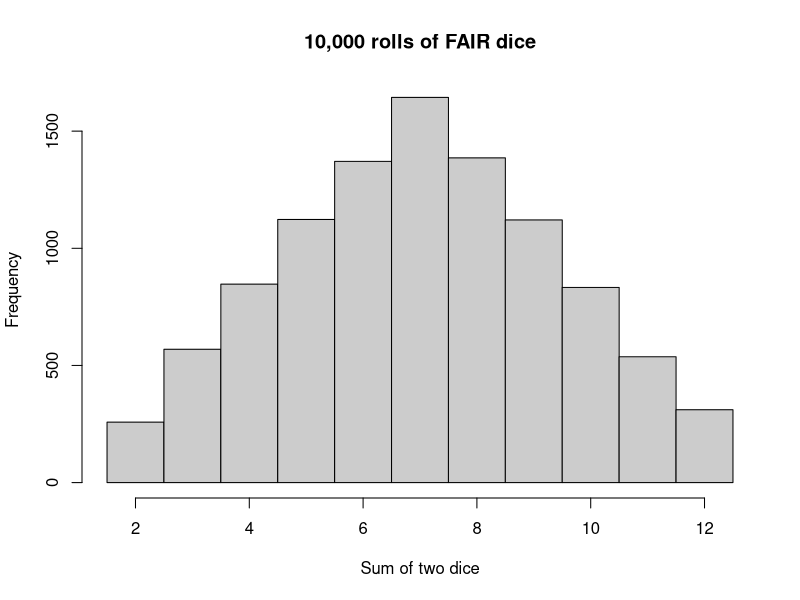
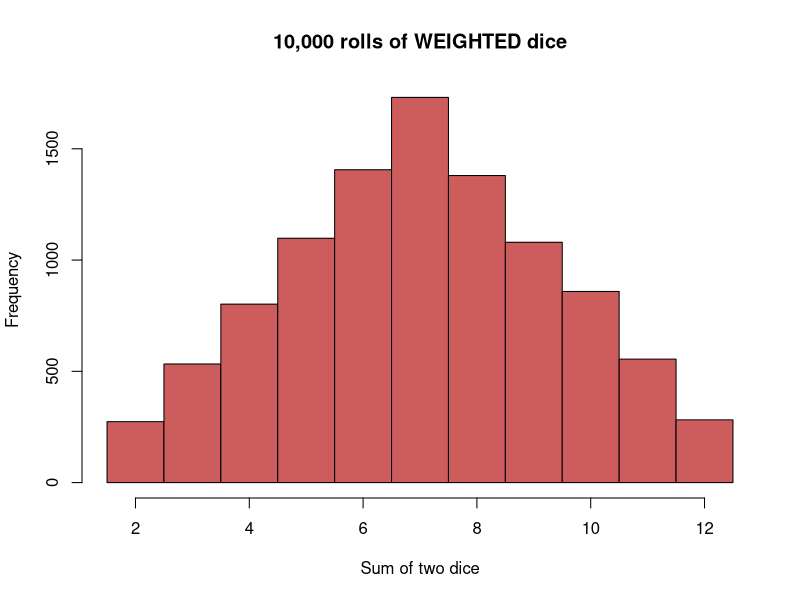

Write the R code that produced these figures, in order.
# R Basics & The Weighted Dice ------------------------------------------
# No packages needed. Put your cursor on a line and press Ctrl+Enter (Cmd+Enter
# on a Mac) to run it. Work down the file. Try to predict each answer first.

# 1. R IS A CALCULATOR --------------------------------------------------
1 + 1
2^10
17 %% 5          # remainder after division

# YOUR TURN: how many minutes are in a week?


# Type "5 -" on the next line and run it. R answers with a + prompt: it is
# waiting for the rest of the command. Press Escape to cancel.


# 2. OBJECTS ------------------------------------------------------------
a <- 1           # the arrow assigns. Shortcut: Alt+- (Windows) Option+- (Mac)
a                # type the name to see it
a + 2
a <- 100         # objects can be overwritten
a + 2

# YOUR TURN: make an object called die holding the numbers 1 through 6.
# Hint: the colon makes a sequence.


# R is case sensitive: die and Die are different objects.

# 3. VECTORS DO MATHS ALL AT ONCE ---------------------------------------
die <- 1:6
die - 1
die / 2
die * die        # element-wise, NOT matrix multiplication
die + 1:2        # the short vector is RECYCLED: 1 2 1 2 1 2

# YOUR TURN: use die to make 2 4 6 8 10 12 without typing the numbers.


# 4. FUNCTIONS ----------------------------------------------------------
mean(die)
sum(die)
round(3.1415)
factorial(3)
round(mean(1:6))         # nested: R works inside out

sample(x = die, size = 1)   # roll one die. Run it several times.

args(sample)             # what arguments does a function take?
args(round)              # digits = 0 is a DEFAULT value
round(3.1415, digits = 2)

# 5. TWO DICE -----------------------------------------------------------
sample(die, size = 2)                  # run this ~10 times. Ever see a double?
# No -- by default sample() draws WITHOUT replacement.
sample(die, size = 2, replace = TRUE)  # now doubles are possible

dice <- sample(die, size = 2, replace = TRUE)
sum(dice)

# 6. WRITE YOUR OWN FUNCTION --------------------------------------------
roll <- function() {
  die  <- 1:6
  dice <- sample(die, size = 2, replace = TRUE)
  sum(dice)                 # a function returns its LAST line
}

roll()
roll()

# YOUR TURN: rewrite it so the die is an argument with a default of 1:6,
# then roll a pair of 20-sided dice.
# roll2 <- function(die = ...) { ... }


# 7. ROLL IT 10,000 TIMES -----------------------------------------------
replicate(10, roll())

rolls <- replicate(10000, roll())
hist(rolls, breaks = 1.5:12.5, col = "grey80",
     main = "10,000 rolls of FAIR dice", xlab = "Sum of two dice")
table(rolls)
mean(rolls)                 # about 7

# 8. WEIGHT THE DICE ----------------------------------------------------
# sample() has one more argument: prob. One probability per value; must sum to 1.
# A fair die:
sample(1:6, size = 2, replace = TRUE, prob = c(1/6, 1/6, 1/6, 1/6, 1/6, 1/6))

# YOUR TURN: make the 6 come up half the time, the other five 1/10 each.
# Fill in the six probabilities below (they must sum to 1), then run the block.
roll <- function() {
  die  <- 1:6
  dice <- sample(die, size = 2, replace = TRUE,
                 prob = c(1/6, 1/6, 1/6, 1/6, 1/6, 1/6))   # <-- CHANGE THESE
  sum(dice)
}

rolls <- replicate(10000, roll())
hist(rolls, breaks = 1.5:12.5, col = "indianred",
     main = "10,000 rolls of WEIGHTED dice", xlab = "Sum of two dice")
table(rolls)
mean(rolls)                 # compare with the 7 you got before

# 9. CHALLENGES ---------------------------------------------------------
# 1. Write roll_n(), which rolls n fair dice (default 2) and returns the sum.
# 2. Weight a die so 1 NEVER comes up and the other five are equally likely.
#    Roll 10,000 times and check with table() that no 1s appear.
# 3. The dice above average about 9. Push the average roll to 10.
#    How high could it possibly go?
